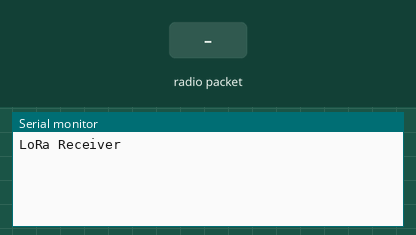
Bench run of a sketch on a simulated Arduino Uno, built with avr-gcc and run on an emulated ATmega328P. Parts: the last lines printed to the serial monitor. The test bench sets the inputs (shaded band). No radio packets arrive unless stated.

Above: at 1.2 s.
1.3 s: radio packet "1" arrives
At 2.3 s:
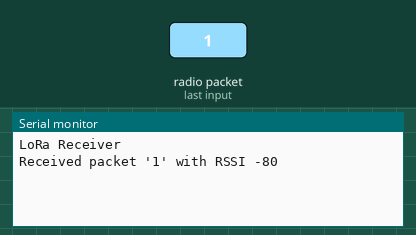
2.8 s: radio packet "0" arrives
At 3.4 s:
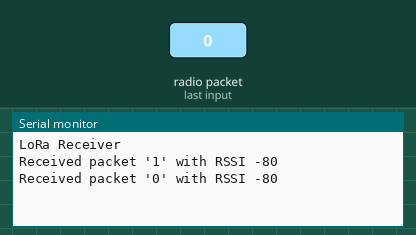
4.3 s: radio packet "2" arrives
At 5.8 s:
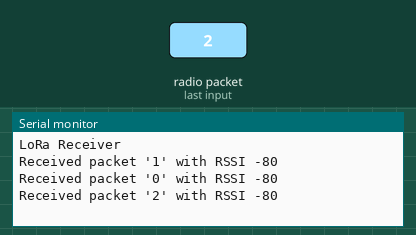

Measured:
- after the input at 1.3 s, the serial monitor: prints a new line at once (image 1)
- after the input at 2.8 s, the serial monitor: prints a new line at once (image 2)
- after the input at 4.3 s, the serial monitor: prints a new line at once (image 3)

The sketch:

LoRaReceiver_BRAVO.ino
```cpp
#include <SPI.h>
#include <LoRa.h>

#define ss 5
#define rst 14
#define dio0 15
#define BAND 915E6

void setup() {
  Serial.begin(115200);
  while (!Serial);

  Serial.println("LoRa Receiver");

  LoRa.setPins(ss, rst, dio0);

  if (!LoRa.begin(BAND)) {
    Serial.println("Starting LoRa failed!");
    while (1);
  }

  LoRa.setSyncWord(145);
}

void loop() {
  // try to parse packet
  int packetSize = LoRa.parsePacket();
  if (packetSize) {
    // received a packet
    Serial.print("Received packet '");

    // read packet
    while (LoRa.available()) {
      Serial.print((char)LoRa.read());
    }

    // print RSSI of packet
    Serial.print("' with RSSI ");
    Serial.println(LoRa.packetRssi());
  }
}
```
